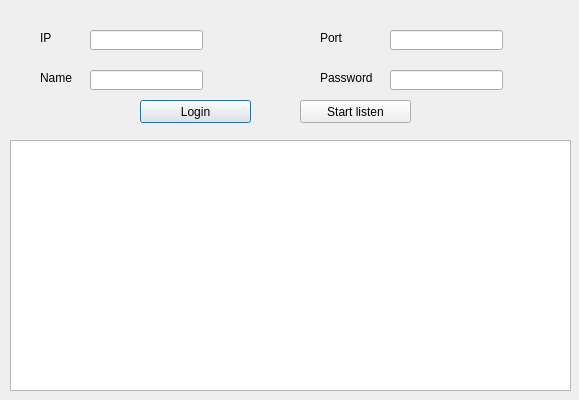
<?xml version="1.0" encoding="UTF-8"?>
<ui version="4.0">
    <class>Dialog</class>
    <widget class="QDialog" name="Dialog">
        <property name="geometry">
            <rect>
                <x>0</x>
                <y>0</y>
                <width>579</width>
                <height>400</height>
            </rect>
        </property>
        <property name="windowTitle">
            <string>Dialog</string>
        </property>
        <widget class="QLineEdit" name="IP_lineEdit">
            <property name="geometry">
                <rect>
                    <x>90</x>
                    <y>30</y>
                    <width>113</width>
                    <height>20</height>
                </rect>
            </property>
        </widget>
        <widget class="QLineEdit" name="Name_lineEdit">
            <property name="geometry">
                <rect>
                    <x>90</x>
                    <y>70</y>
                    <width>113</width>
                    <height>20</height>
                </rect>
            </property>
        </widget>
        <widget class="QLineEdit" name="Port_lineEdit">
            <property name="geometry">
                <rect>
                    <x>390</x>
                    <y>30</y>
                    <width>113</width>
                    <height>20</height>
                </rect>
            </property>
        </widget>
        <widget class="QLineEdit" name="Password_lineEdit">
            <property name="geometry">
                <rect>
                    <x>390</x>
                    <y>70</y>
                    <width>113</width>
                    <height>20</height>
                </rect>
            </property>
        </widget>
        <widget class="QPushButton" name="Login_pushButton">
            <property name="geometry">
                <rect>
                    <x>140</x>
                    <y>100</y>
                    <width>111</width>
                    <height>23</height>
                </rect>
            </property>
            <property name="text">
                <string>Login</string>
            </property>
        </widget>
        <widget class="QPushButton" name="StartListen_pushButton">
            <property name="geometry">
                <rect>
                    <x>300</x>
                    <y>100</y>
                    <width>111</width>
                    <height>23</height>
                </rect>
            </property>
            <property name="text">
                <string>Start listen</string>
            </property>
        </widget>
        <widget class="QLabel" name="IP_label">
            <property name="geometry">
                <rect>
                    <x>40</x>
                    <y>30</y>
                    <width>31</width>
                    <height>16</height>
                </rect>
            </property>
            <property name="text">
                <string>IP</string>
            </property>
        </widget>
        <widget class="QLabel" name="Name_label">
            <property name="geometry">
                <rect>
                    <x>40</x>
                    <y>70</y>
                    <width>41</width>
                    <height>16</height>
                </rect>
            </property>
            <property name="text">
                <string>Name</string>
            </property>
        </widget>
        <widget class="QLabel" name="Port_lable">
            <property name="geometry">
                <rect>
                    <x>320</x>
                    <y>30</y>
                    <width>41</width>
                    <height>16</height>
                </rect>
            </property>
            <property name="text">
                <string>Port</string>
            </property>
        </widget>
        <widget class="QLabel" name="Password_label">
            <property name="geometry">
                <rect>
                    <x>320</x>
                    <y>70</y>
                    <width>71</width>
                    <height>16</height>
                </rect>
            </property>
            <property name="text">
                <string>Password</string>
            </property>
        </widget>
        <widget class="QTableView" name="tableView">
            <property name="geometry">
                <rect>
                    <x>10</x>
                    <y>140</y>
                    <width>561</width>
                    <height>251</height>
                </rect>
            </property>
            <property name="sortingEnabled">
                <bool>false</bool>
            </property>
            <attribute name="horizontalHeaderShowSortIndicator" stdset="0">
                <bool>false</bool>
            </attribute>
            <attribute name="verticalHeaderVisible">
                <bool>false</bool>
            </attribute>
        </widget>
    </widget>
    <layoutdefault spacing="6" margin="11"/>
    <resources/>
    <connections/>
</ui>
